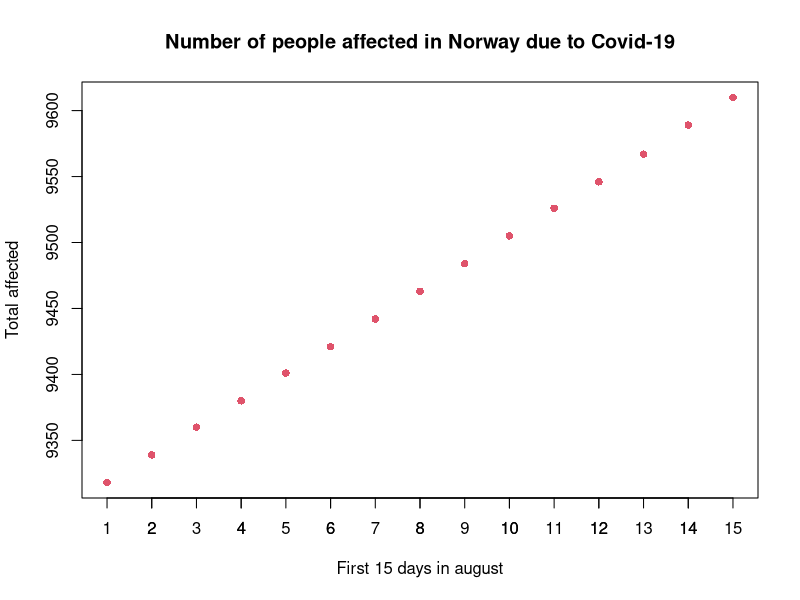
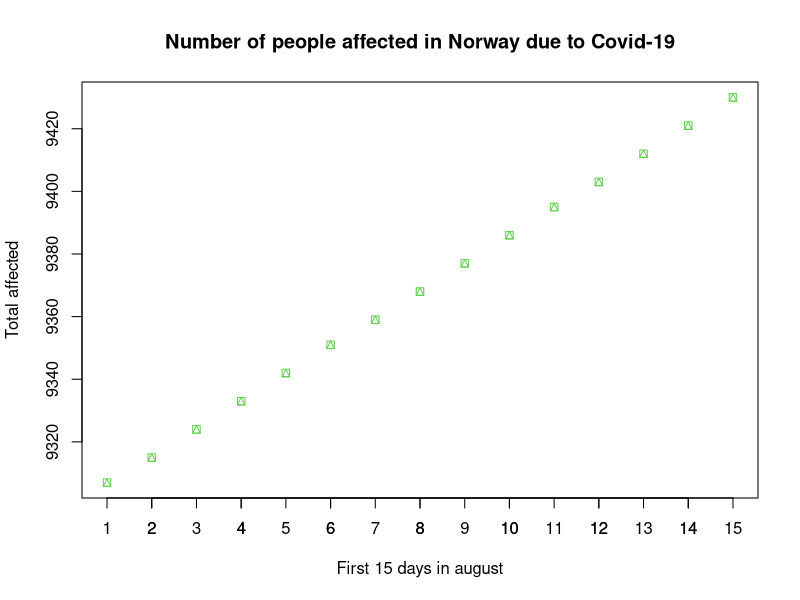
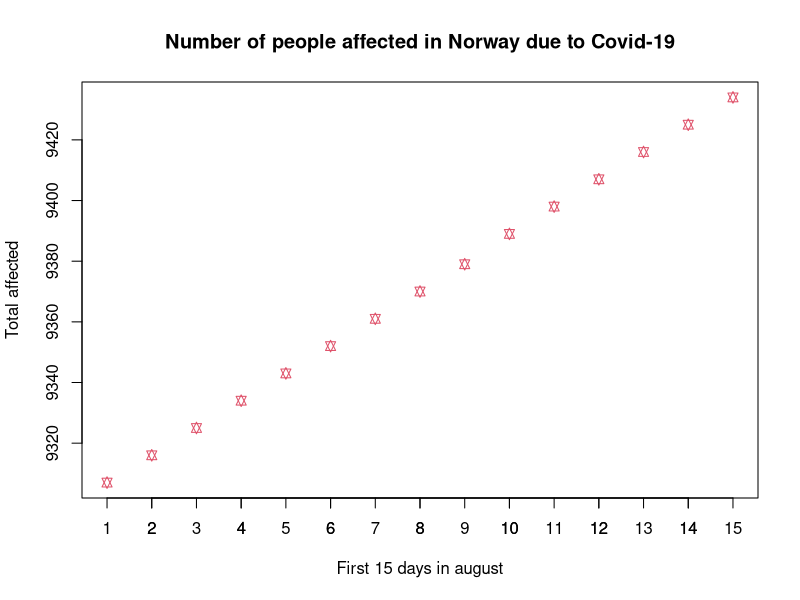
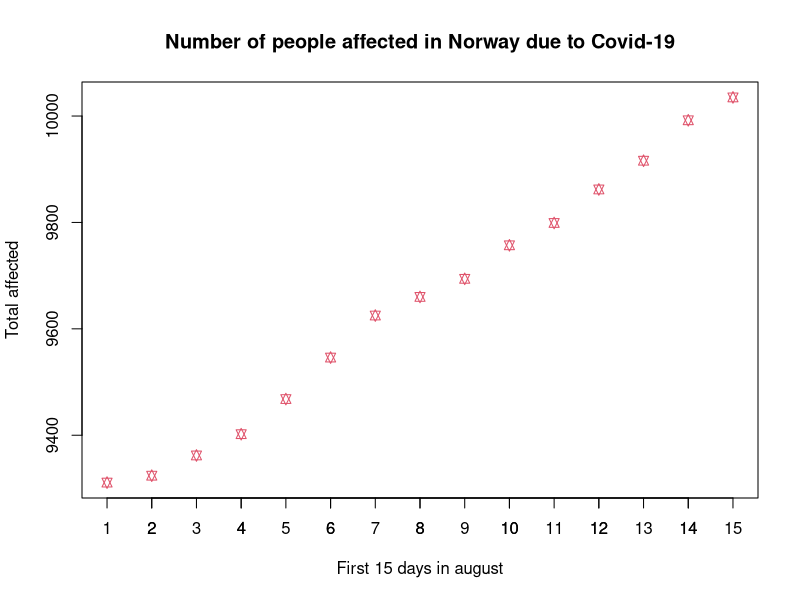
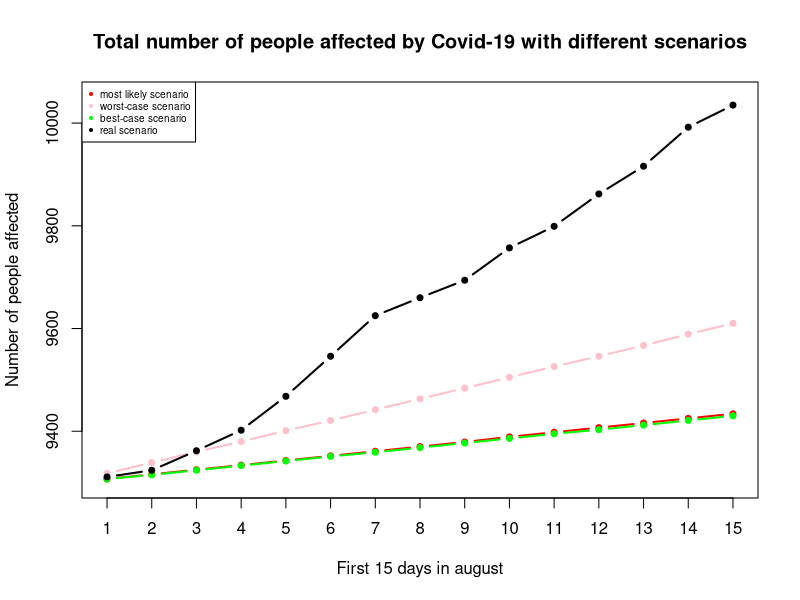

Write R code to recreate these figures, in order.
#Worst case


# Days 
x=c(1,2,3,4,5,6,7,8,9,10,11,12,13,14,15)   

# Infection rate percent  
R0w=c(1.0022,1.0022^2,1.0022^3,1.0022^4,1.0022^5,1.0022^6,1.0022^7,1.0022^8,1.0022^9,1.0022^10,1.0022^11,1.0022^12,1.0022^13,1.0022^14,1.0022^15)

# Total affected the day before the simulation  
y=c(9298,9298,9298,9298,9298,9298,9298,9298,9298,9298,9298,9298,9298,9298,9298)

ratiow <- R0w  
dagerw <- x
smittew <- y

round(ratiow*smittew)

totw <- round(ratiow*smittew)


plot(dagerw,totw,
       pch = 16, col = 2,
       xlab = "First 15 days in august",
       ylab = "Total affected",
       main = "Number of people affected in Norway due to Covid-19")
  
axis(1,at=1:length(dagerw),labels = dagerw)
  
  
# best case

# Days   
a=c(1,2,3,4,5,6,7,8,9,10,11,12,13,14,15)

# Infection rate percent 
R0b=c(1.00094,1.00094^2,1.00094^3,1.00094^4,1.00094^5,1.00094^6,1.00094^7,1.00094^8,1.00094^9,1.00094^10,1.00094^11,1.00094^12,1.00094^13,1.00094^14,1.00094^15)

# Total affected the day before the simulation  
b=c(9298,9298,9298,9298,9298,9298,9298,9298,9298,9298,9298,9298,9298,9298,9298)

ratiob <- R0b  
dagerb <- a
smitteb <- b

round(ratiob*smitteb)

totb <- round(ratiob*smitteb)

  
plot(dagerb,totb,
       pch = 14, col = 3,
       xlab = "First 15 days in august",
       ylab = "Total affected",
       main = "Number of people affected in Norway due to Covid-19")
axis(1,at=1:length(dagerb),labels = dagerb)
  
  
# Most likely

# Days     
l=c(1,2,3,4,5,6,7,8,9,10,11,12,13,14,15)

# Infection rate percent 
R0m=c(1.00097,1.00097^2,1.00097^3,1.00097^4,1.00097^5,1.00097^6,1.00097^7,1.00097^8,1.00097^9,1.00097^10,1.00097^11,1.00097^12,1.00097^13,1.00097^14,1.00097^15)

# Total affected the day before the simulation 
m=c(9298,9298,9298,9298,9298,9298,9298,9298,9298,9298,9298,9298,9298,9298,9298)

ratiom <- R0m  
dagerm <- l
smittem <- m

round(ratiom*smittem)

totm <- round(ratiom*smittem)
  
plot(dagerm,totm,
       pch = 11, col = 2,
       xlab = "First 15 days in august",
       ylab = "Total affected",
       main = "Number of people affected in Norway due to Covid-19")
axis(1,at=1:length(dagerm),labels = dagerm)
  
# Real values

# Days   
p=c(1,2,3,4,5,6,7,8,9,10,11,12,13,14,15)

# Real values
q=c(9311,9324,9362,9402,9468,9546,9625,9660,9694,9757,9799,9862,9916,9992,10035)
  
dagerr <- p
smitter <- q

plot(dagerr,smitter,
     pch = 11, col = 2,
     xlab = "First 15 days in august",
     ylab = "Total affected",
     main = "Number of people affected in Norway due to Covid-19")
axis(1,at=1:length(dagerr),labels = dagerr)
  
  
########################################################################################

# Graph with 4 different scenarios 

plot(dagerb,type = "o", lwd=2,
       xaxt="n",ylim =c(9300,10050),col="black",
       xlab = "First 15 days in august",
       ylab = "Number of people affected",
       main = "Total number of people affected by Covid-19 with different scenarios")
axis(1,at=1:length(dagerr),labels=dagerr)
lines(totm,col="red",type ="b",lwd=2,pch = c(20))
lines(totw,col="pink",type ="b",lwd=2,pch = c(20))
lines(totb,col="green",type ="b",lwd=2,pch = c(20))
lines(smitter,col="black",type = "b",lwd=2,pch = c(20)) 
  
legend("topleft", inset = c(0, 0),
         legend = c("most likely scenario", "worst-case scenario", "best-case scenario", "real scenario"),
         col = c("red","pink","green","black"),
         pch = c(20), cex = 0.6)

##########################################################################################################

# Created a tabel below and compared the real values between the different scenarios

##########################################################################################################


# Predicted(Best-case) VS real
totb - smitter

feil_b <- (totb - smitter)

round((totb - smitter)/(smitter),digits = 5)*100

p_feil_b <- round((totb - smitter)/(smitter),digits = 5)*100
      

# Making of table

data.frame(smittet=smitter,predikert=totb,feil=feil_b,prosentvis=p_feil_b)

summary_b <- data.frame(smittet=smitter,predikert=totb,feil=feil_b,prosentvis=p_feil_b) 

row.names(summary_b)<-c("01.08.2020","02.08.2020","03.08.2020","04.08.2020","05.08.2020","06.08.2020","07.08.2020","08.08.2020","09.08.2020","10.08.2020","11.08.2020","12.08.2020","13.08.2020","14.08.2020","15.08.2020")

summary_b



##########################################################################################################

# Predicted(most likely-case) VS real

totm - smitter

feil_m <- (totm - smitter)

round((totm - smitter)/(smitter),digits = 5)*100

p_feil_m <- round((totm - smitter)/(smitter),digits = 5)*100


# Making of table

data.frame(smittet=smitter,predikert=totm,feil=feil_m,prosenvis=p_feil_m)

summary_m <- data.frame(smittet=smitter,predikert=totm,feil=feil_m,"prosenvis feil"=p_feil_m)

row.names(summary_m)<-c("01.08.2020","02.08.2020","03.08.2020","04.08.2020","05.08.2020","06.08.2020","07.08.2020","08.08.2020","09.08.2020","10.08.2020","11.08.2020","12.08.2020","13.08.2020","14.08.2020","15.08.2020")

summary_m



##########################################################################################################

# Predicted(worst-case) VS real

totw - smitter

feil_w <- (totw - smitter)

round((totw - smitter)/(smitter),digits = 5)*100

p_feil_w <- round((totw - smitter)/(smitter),digits = 5)*100


# Making of table

data.frame(smiitet=smitter,predikert=totw,feil=feil_w,prosentvis_feil=p_feil_w)

summary_w <- data.frame(smiitet=smitter,predikert=totw,feil=feil_w,prosentvis_feil=p_feil_w)

row.names(summary_w)<-c("01.08.2020","02.08.2020","03.08.2020","04.08.2020","05.08.2020","06.08.2020","07.08.2020","08.08.2020","09.08.2020","10.08.2020","11.08.2020","12.08.2020","13.08.2020","14.08.2020","15.08.2020")

summary_w

####################################################################################################

# Total oversikt 

na=c("-","-","-","-","-","-","-","-","-","-","-","-","-","-","-")

data.frame("smittet"=smitter,"NA"=na,predikert_w=totw,avvik_w=feil_w,prosent_w=p_feil_w,"NA"=na,predikert_m=totm,avvik_m=feil_m,prosent_m=p_feil_m,"NA"=na,predikert_b=totb,avvik_b=feil_b,prosent_b=p_feil_b)

total_summary <- data.frame("smittet"=smitter,"NA"=na,predikert_w=totw,avvik_w=feil_w,"prosent_w"=p_feil_w,"NA"=na,
                                                                  predikert_m=totm,avvik_m=feil_m,prosent_m=p_feil_m,"NA"=na,
                                                                  predikert_b=totb,avvik_b=feil_b,prosent_b=p_feil_b)


row.names(total_summary)<-c("01.08.2020","02.08.2020","03.08.2020","04.08.2020","05.08.2020","06.08.2020","07.08.2020","08.08.2020","09.08.2020","10.08.2020","11.08.2020","12.08.2020","13.08.2020","14.08.2020","15.08.2020")

total_summary
